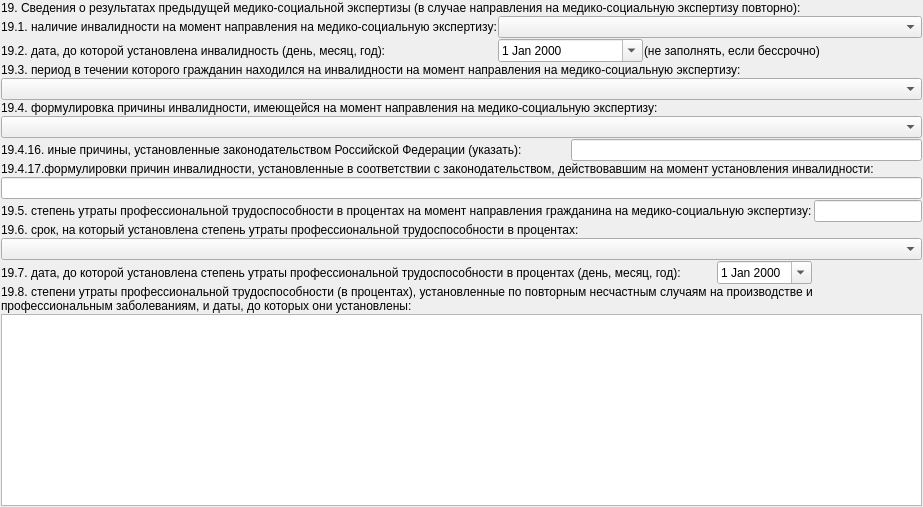
          <widget class="QWidget" name="tabPrevMSI">
           <attribute name="title">
            <string>Предыдущая МСЭ (п.19)</string>
           </attribute>
           <layout class="QGridLayout" name="gridLayout_28">
            <property name="margin">
             <number>1</number>
            </property>
            <property name="spacing">
             <number>1</number>
            </property>
            <item row="2" column="3" colspan="4">
             <widget class="QLabel" name="label_4">
              <property name="text">
               <string>(не заполнять, если бессрочно)</string>
              </property>
             </widget>
            </item>
            <item row="13" column="4">
             <widget class="CDateEdit" name="edtPrevMSI19_7">
              <property name="calendarPopup">
               <bool>true</bool>
              </property>
             </widget>
            </item>
            <item row="1" column="1" colspan="6">
             <widget class="CStrComboBox" name="cmbPrevMSI19_1"/>
            </item>
            <item row="1" column="0">
             <widget class="QLabel" name="lblPrevMSI19_1">
              <property name="text">
               <string>19.1. наличие инвалидности на момент направления на медико-социальную экспертизу:</string>
              </property>
             </widget>
            </item>
            <item row="5" column="0" colspan="7">
             <widget class="QLabel" name="PrevMSI19_4">
              <property name="text">
               <string>19.4. формулировка причины инвалидности, имеющейся на момент направления на медико-социальную экспертизу:</string>
              </property>
             </widget>
            </item>
            <item row="13" column="0" colspan="4">
             <widget class="QLabel" name="lblPrevMSI19_7">
              <property name="text">
               <string>19.7. дата, до которой установлена степень утраты профессиональной трудоспособности в процентах (день, месяц, год):</string>
              </property>
             </widget>
            </item>
            <item row="4" column="0" colspan="7">
             <widget class="CStrComboBox" name="cmbPrevMSI19_3"/>
            </item>
            <item row="2" column="0">
             <widget class="QLabel" name="lblPrevMSI19_2">
              <property name="text">
               <string>19.2. дата, до которой установлена инвалидность (день, месяц, год):</string>
              </property>
             </widget>
            </item>
            <item row="7" column="0" colspan="2">
             <widget class="QLabel" name="lblPrevMSI19_4_16">
              <property name="text">
               <string>19.4.16. иные причины, установленные законодательством Российской Федерации (указать):</string>
              </property>
             </widget>
            </item>
            <item row="11" column="0" colspan="7">
             <widget class="QLabel" name="PrevMSI19_6">
              <property name="text">
               <string>19.6. срок, на который установлена степень утраты профессиональной трудоспособности в процентах:</string>
              </property>
             </widget>
            </item>
            <item row="12" column="0" colspan="7">
             <widget class="CStrComboBox" name="cmbPrevMSI19_6"/>
            </item>
            <item row="2" column="1" colspan="2">
             <widget class="CDateEdit" name="edtPrevMSI19_2">
              <property name="calendarPopup">
               <bool>true</bool>
              </property>
             </widget>
            </item>
            <item row="0" column="0" colspan="7">
             <widget class="QLabel" name="lblPrevMSI19">
              <property name="text">
               <string>19. Сведения о результатах предыдущей медико-социальной экспертизы (в случае направления на медико-социальную экспертизу повторно):</string>
              </property>
             </widget>
            </item>
            <item row="10" column="0" colspan="5">
             <widget class="QLabel" name="PrevMSI19_5">
              <property name="text">
               <string>19.5. степень утраты профессиональной трудоспособности в процентах на момент направления гражданина на медико-социальную экспертизу:</string>
              </property>
             </widget>
            </item>
            <item row="7" column="2" colspan="5">
             <widget class="QLineEdit" name="edtPrevMSI19_4_16"/>
            </item>
            <item row="6" column="0" colspan="7">
             <widget class="CStrComboBox" name="cmbPrevMSI19_4"/>
            </item>
            <item row="13" column="5" colspan="2">
             <spacer name="horizontalSpacer_2">
              <property name="orientation">
               <enum>Qt::Horizontal</enum>
              </property>
              <property name="sizeHint" stdset="0">
               <size>
                <width>40</width>
                <height>20</height>
               </size>
              </property>
             </spacer>
            </item>
            <item row="15" column="0" colspan="7">
             <widget class="QTextEdit" name="edtPrevMSI19_8"/>
            </item>
            <item row="14" column="0" colspan="7">
             <widget class="QLabel" name="lblPrevMSI19_8">
              <property name="sizePolicy">
               <sizepolicy hsizetype="Preferred" vsizetype="Fixed">
                <horstretch>0</horstretch>
                <verstretch>0</verstretch>
               </sizepolicy>
              </property>
              <property name="text">
               <string>19.8. степени утраты профессиональной трудоспособности (в процентах), установленные по повторным несчастным случаям на производстве и профессиональным заболеваниям, и даты, до которых они установлены:</string>
              </property>
              <property name="wordWrap">
               <bool>true</bool>
              </property>
             </widget>
            </item>
            <item row="3" column="0" colspan="7">
             <widget class="QLabel" name="lblPrevMSI19_3">
              <property name="text">
               <string>19.3. период в течении которого гражданин находился на инвалидности на момент направления на медико-социальную экспертизу:</string>
              </property>
             </widget>
            </item>
            <item row="10" column="6">
             <widget class="QLineEdit" name="edtPrevMSI19_5"/>
            </item>
            <item row="8" column="0" colspan="7">
             <widget class="QLabel" name="lblPrevMSI19_4_17">
              <property name="text">
               <string>19.4.17.формулировки причин инвалидности, установленные в соответствии с законодательством, действовавшим на момент установления инвалидности:</string>
              </property>
             </widget>
            </item>
            <item row="9" column="0" colspan="7">
             <widget class="QLineEdit" name="edtPrevMSI19_4_17"/>
            </item>
           </layout>
          </widget>
